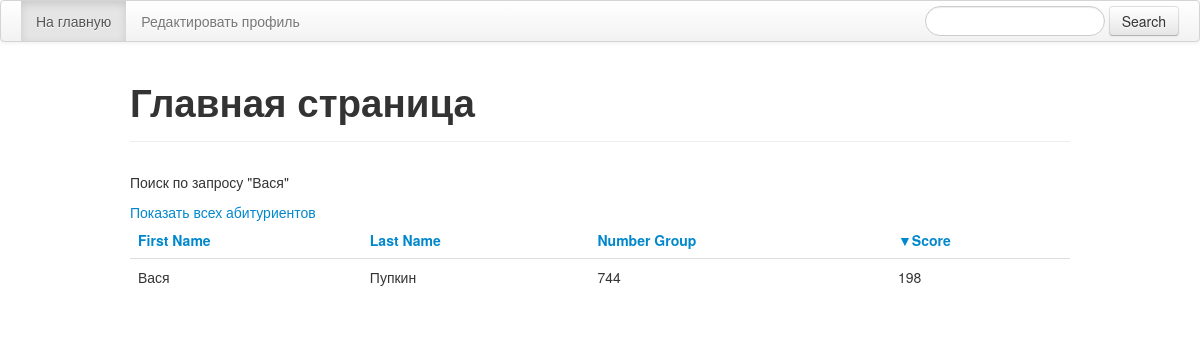
/index.php?userSearch=Вася, run on an earlier commit of the app's database.
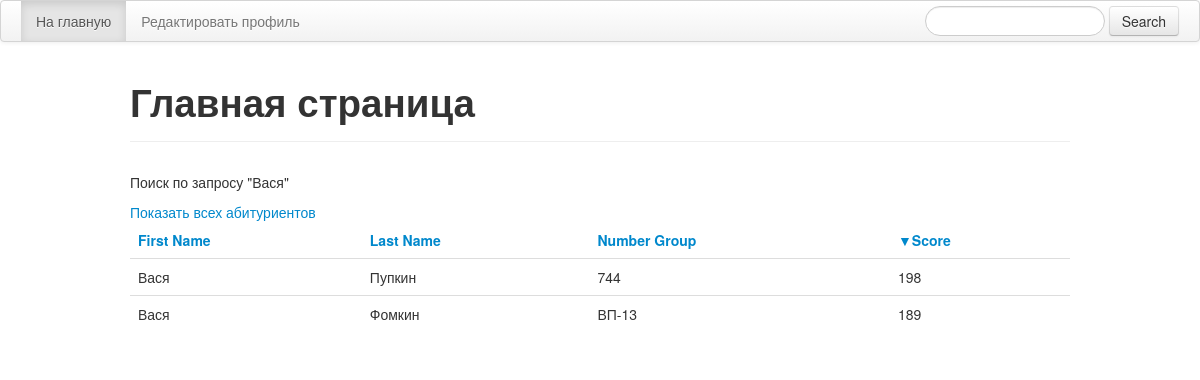
And on a later commit of the database.
### tables this page shows
CREATE TABLE IF NOT EXISTS `matriculant` (
  `id` int(11) NOT NULL AUTO_INCREMENT,
  `code` int(16) NOT NULL,
  `name` varchar(50) NOT NULL,
  `surname` varchar(50) NOT NULL,
  `sex` enum('female','male') NOT NULL,
  `numberGroup` varchar(5) NOT NULL,
  `email` varchar(100) NOT NULL,
  `score` int(11) NOT NULL,
  `yearOfBirth` year(4) NOT NULL,
  `location` enum('notresident','resident') NOT NULL,
  PRIMARY KEY (`id`),
  UNIQUE KEY `email` (`email`),
  UNIQUE KEY `id` (`id`),
  UNIQUE KEY `email_2` (`email`),
  UNIQUE KEY `key` (`code`)
);

### index.php (called while the page is built, shortened)
<?php
require_once 'app/boostrap.php';
$curentPage = isset($_GET['page']) ? $_GET['page'] : 1;
$sort = isset($_GET['sort']) ? $_GET['sort'] : 'score';
$order = isset($_GET['order']) ? $_GET['order'] : 'DESC';
$userSearch = isset($_GET['userSearch']) ? trim($_GET['userSearch']) : '';
$listMatriculant = $matriculantMapper->viewMatriculant($curentPage, $sort, $order, $userSearch, $resultPerPage, $columns);
$total  = $matriculantMapper->totalMatriculant($userSearch);
$countPage = ceil($total/$resultPerPage);
$pager = new Pager;
$pager->setPage($curentPage, $countPage, $sort, $order, $userSearch);
include 'templates/main.php';

### app/boostrap.php (called while the page is built, shortened)
<?php
	require_once 'config.php';
	require_once 'app/functions.php';
	$dbc = 'mysql:host=' . $db_host . ';dbname=' . $db_name;
	$pdo = new PDO($dbc, $db_user, $db_password);
	$pdo->setAttribute(PDO::ATTR_ERRMODE, PDO::ERRMODE_EXCEPTION);
	$matriculantMapper = new MatriculantMapper($pdo);

### app/MatriculantMapper.php (called while the page is built, shortened)
<?php
class MatriculantMapper
{
    protected $db;
    public function __construct(PDO $db)
    {
        $this->db = $db;
    }
    public function viewMatriculant($curPage, $sort, $order, $userSearch, $resultPerPage, $columns)
    {
        $skipResult = ($curPage - 1) * $resultPerPage;
        $allowed = array();
        foreach ($columns as $keyColumn => $valueColumn) {$allowed[] = $keyColumn;}
        $key     = array_search($sort, $allowed);
        $orderBy = $allowed[$key];
        $order   = ($order == 'DESC') ? 'DESC' : 'ASC';
        $search = "%$userSearch%";
        $sql = "SELECT * FROM matriculant WHERE name LIKE ? OR surname LIKE ? OR numberGroup LIKE ? OR score LIKE ? ORDER BY $orderBy $order LIMIT ?, ?";
        $statment = $this->db->prepare($sql);
        $statment->bindParam(1, $search);
        $statment->bindParam(2, $search);
        $statment->bindParam(3, $search);
        $statment->bindParam(4, $search);
        $statment->bindParam(5, $skipResult, PDO::PARAM_INT);
        $statment->bindParam(6, $resultPerPage, PDO::PARAM_INT);
        $statment->execute();
        $result = $statment->fetchAll();
        return $result;
    }
    function isLoggedIn($id, $code)
    {
        $sql = "SELECT count(*) FROM matriculant WHERE id=:id and code=:code";
        $statment = $this->db->prepare($sql);
        $statment->bindValue(':id', $id);
        $statment->bindValue(':code', $code);
        $statment->execute();
        $result = $statment->fetch();
        if ($result) {
            $this->loggedIn = TRUE;
        }else{
            $this->loggedIn = FALSE;
        }
    }
}

### app/functions.php (called while the page is built, shortened)
<?php
function h($string)
{
    return htmlspecialchars($string, ENT_QUOTES);
}

### app/Pager.php (called while the page is built, shortened)
<?php
Class Pager
{
    public $sort;
    public $order;
    public $userSearch;
    function setPage($curentPage, $countPage, $sort, $order, $userSearch)
    {
        $this->sort         = $sort;
        $this->order        = $order;
        $this->userSearch   = $userSearch;
    }
    function getSortLink($nameColumn)
    {
        $sortLink = $_SERVER['PHP_SELF'] . '?sort=' . $nameColumn . '&order=';
        if (($nameColumn <> $this->sort) or ($this->order=='DESC'))
        {
            $sortLink .= 'ASC';
        }else{
            $sortLink .= 'DESC';
        }
        $sortLink .= '&userSearch=' . $this->userSearch;
        return $sortLink;
    }
    function getArrow($nameColumn)
    {
        if ($nameColumn == $this->sort)
        {
            if ($this->order=='ASC') {
                return "&#9650;";
            }else{
                return "&#9660;";
            }
        }
    }
}

### config.php (called while the page is built, shortened)
<?php
    $resultPerPage = 5;
    $columns = array(
    		'name' 			=> 'First Name',
    		'surname'		=> 'Last Name',
    		'numberGroup'	=> 'Number Group',
    		'score'			=> 'Score'
    );

### templates/main.php (the view, shortened to what this page needs)
<?php include('templates/header.php');?>
            <li class="active"><a href="index.php">На главную</a></li>
            <li><a href="login.php">
                <?php if ($matriculantMapper->loggedIn):?>Редактировать профиль
                <?php else :?>Зарегистрироватся<?php endif;?>
            </a></li>
        </ul>
            <form action="<?php echo $_SERVER['PHP_SELF']; ?>" method="GET" class="form-search navbar-form pull-right">
                <input type="text" name="userSearch" class="input-medium search-query">
                <button type="submit" class="btn">Search</button>
            </form>
        </div>
    </div>
</div>
<div class="container">
<div class="page-header"><h1>Главная страница</h1></div>
<table class='table'>
<?php if ($userSearch <> '' ): ?>
    <p>Поиск по запросу "<?= h($userSearch) ?>"</p>
    <a href="index.php">Показать всех абитуриентов</a>
<?php endif; ?>
    <thead>
        <tr>
            <?php foreach ($columns as $key => $value): ?>
                <th>
                    <a href='<?= h($pager->getSortLink($key)); ?>'>
                    <?= $pager->getArrow($key); ?><?=$value ?>
                    </a>
                </th>
            <?php endforeach  ?>
        </tr>
    </thead>
    <?php foreach ($listMatriculant as $key => $value): ?>
        <tr class="table-hover">
            <?php foreach ($columns as $keyColumn => $valueColumn): ?>
                <td><?= h($listMatriculant[$key][$keyColumn]); ?></td>
            <?php endforeach  ?>
        </tr>
    <?php endforeach  ?>
</table>
</div>
<?php include('templates/footer.php'); ?>

### templates/header.php (shortened to what this page needs)
<!DOCTYPE html>
<html lang="ru">
<head>
	<link rel="stylesheet"  href="bootstrap/css/bootstrap.css" media="screen">
</head>
<body>
<div class="navbar">
    <div class="navbar-inner">
        <div class="container">
            <ul class="nav">

What changed in the data, as far as the page shows it:
added matriculant: name "Вася", surname "Фомкин", numberGroup "ВП-13", score "189"
